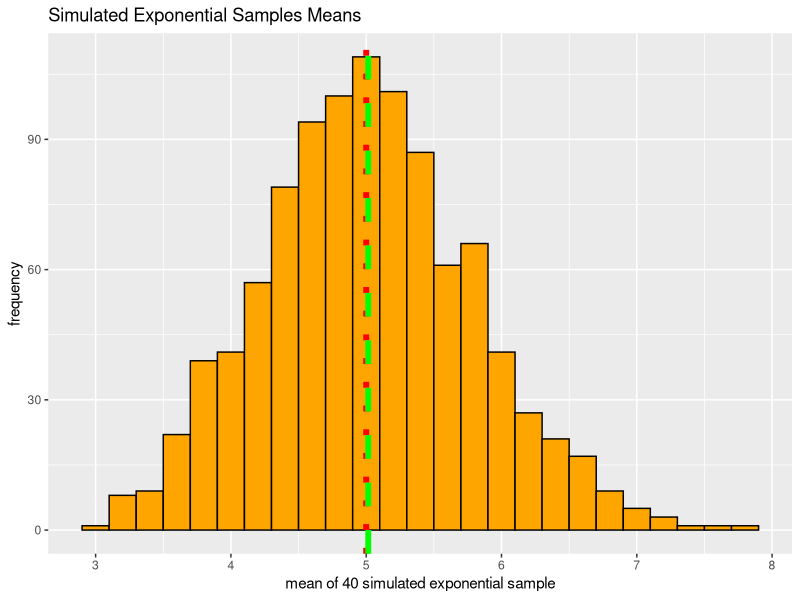
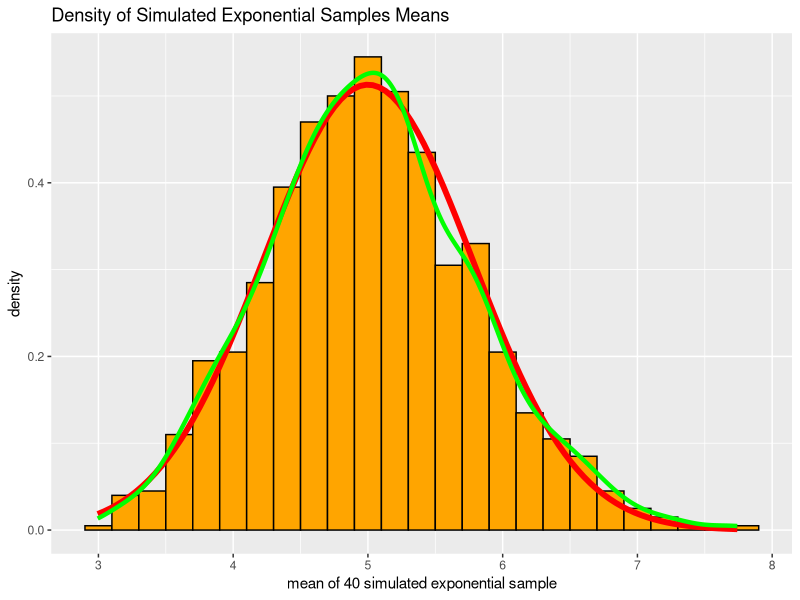
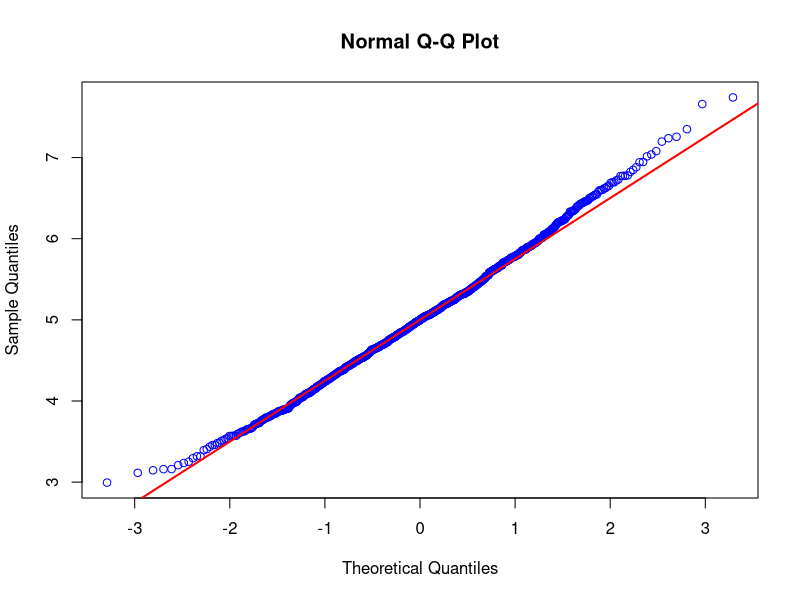

Here is the R script that generated these plots, in order:
set.seed(24)
n <- 40
lambda <- 0.2
nosim <- 1000

means = NULL
for (i in 1 : 1000) {
  means = c(means, mean(rexp(n,lambda)))
}

head(means)
theromean <- round(1/lambda)
theromean
actualMean <- round(mean(means),3)
actualMean
library(ggplot2)
sDf <- as.data.frame(means)
ggplot(sDf, aes(x=means))+ geom_histogram(binwidth = .2, color="black", fill="orange") +
  geom_vline(xintercept = theromean, color="red", size=2, lty=3, lwd = 2) +
  geom_vline(xintercept = actualMean, color="green", size=2, lty = 2, lwd = 2) +
  labs(x="mean of 40 simulated exponential sample", y= "frequency", 
       title="Simulated Exponential Samples Means")

therovar <- round((1/lambda)^2/n,3)
therovar
actualVar <- round(var(means),3)
actualVar
tab <- matrix(c(theromean, actualMean, 
                therovar,actualVar),
              ncol = 2, byrow=TRUE)
colnames(tab) <- c("theroetical","sample")
rownames(tab) <- c("mean","variance")
tab <- as.table(tab)
tab

ggplot(sDf, aes(x=means)) + geom_histogram(binwidth = .2, color="black", fill="orange" , aes(y=..density..))+
  stat_function(fun=dnorm, args=list(mean=theromean, sd=sd(means)), 
                color="red", size =2, geom = "line") +
  stat_density(geom = "line", color = "green", size =1.5)  +
  labs(x="mean of 40 simulated exponential sample", y= "density", 
       title="Density of Simulated Exponential Samples Means")

qqnorm(means, col = "blue")
qqline(means, col = "red", lwd = 2)
